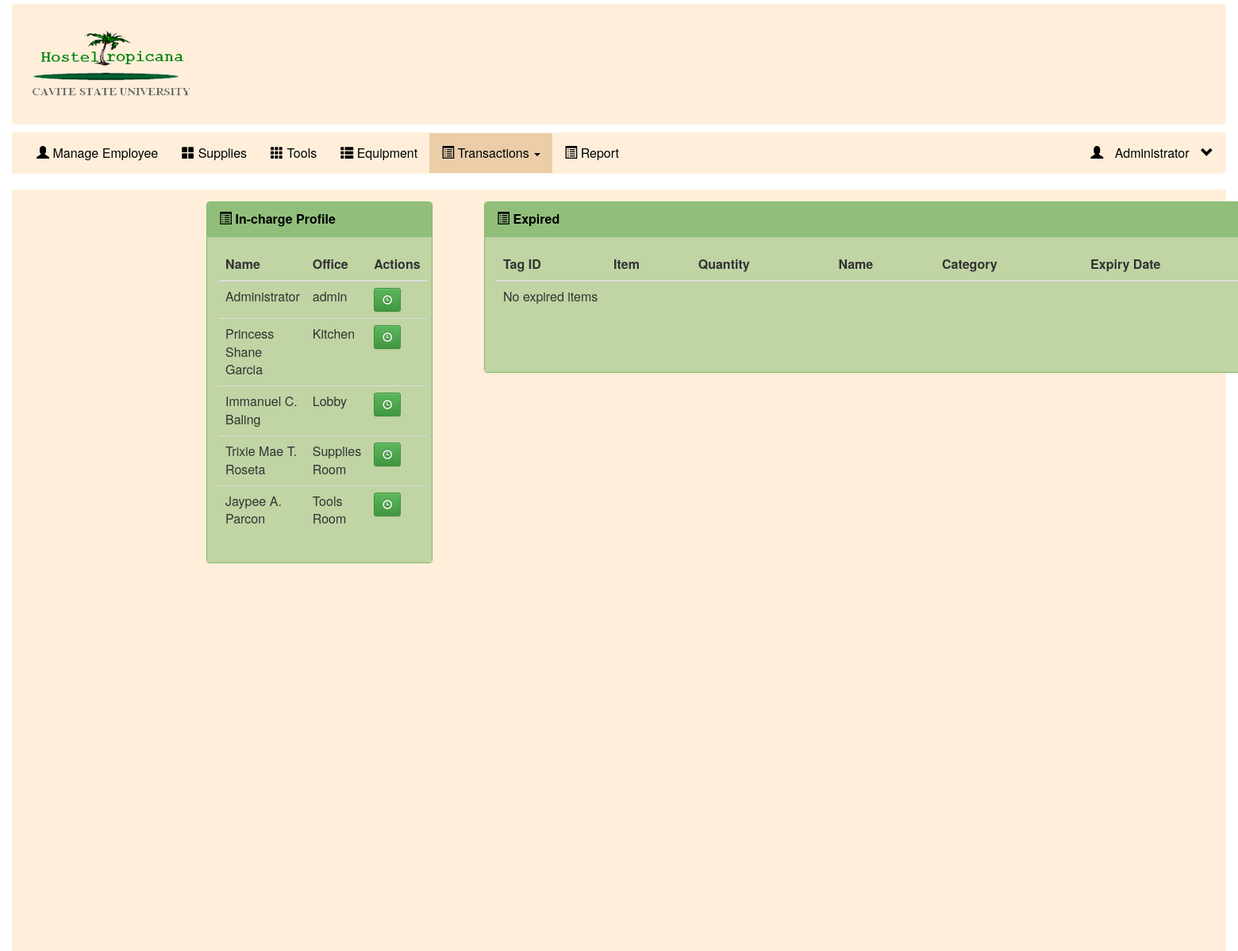
Before: /admin/expired.php (signed in) with the older database file.
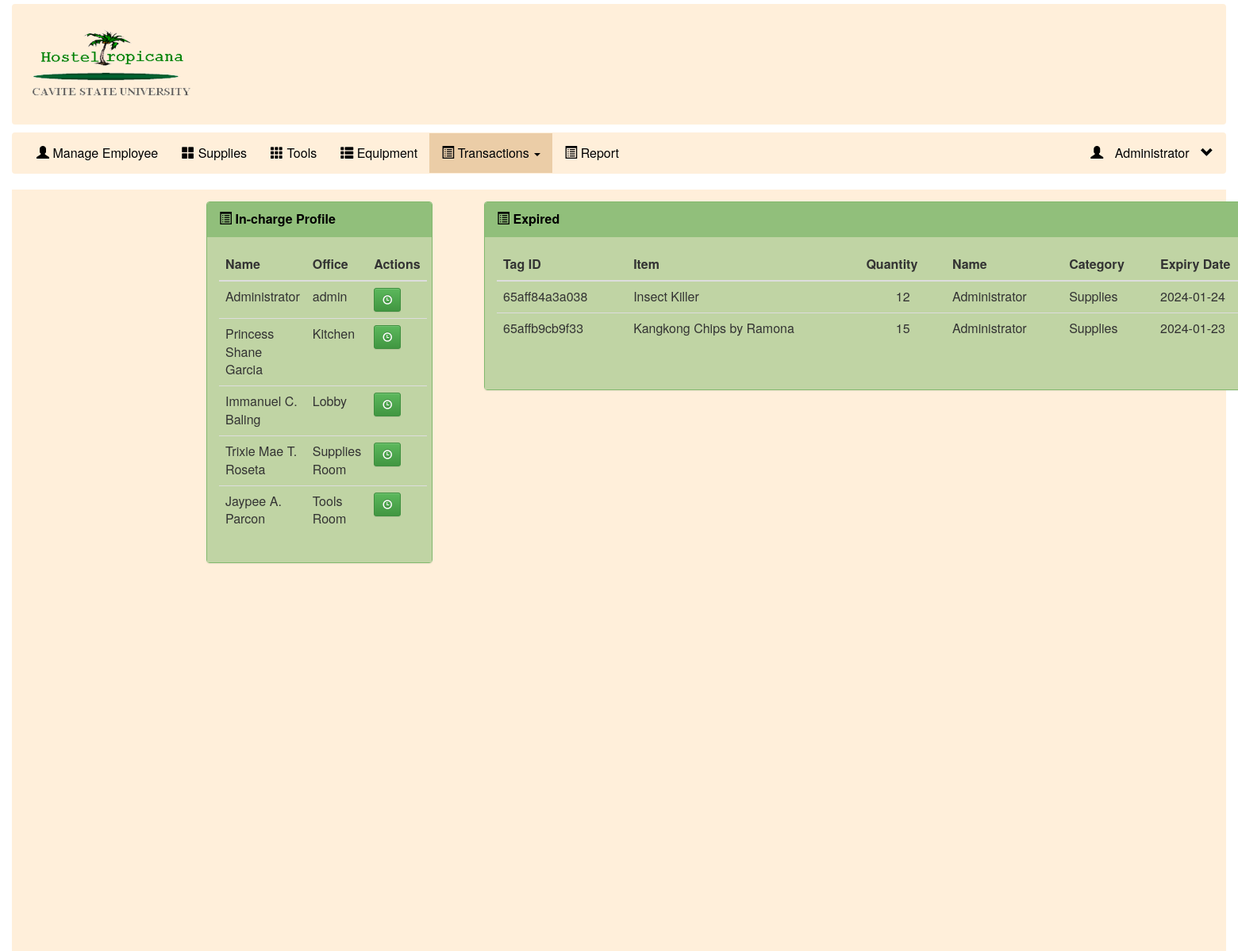
After: the same page with the newer database file.
### tables this page shows
CREATE TABLE `tbl_employee` (
  `emp_id` int(11) NOT NULL,
  `pos_id` int(11) DEFAULT 1,
  `off_id` int(11) DEFAULT 1,
  `emp_un` varchar(100) DEFAULT NULL,
  `emp_pass` varchar(40) DEFAULT NULL,
  `type_id` int(11) DEFAULT 2,
  `accountname` varchar(255) DEFAULT NULL,
  `office` varchar(255) DEFAULT NULL,
  `position` varchar(255) DEFAULT NULL,
  `email` varchar(255) DEFAULT NULL
);

CREATE TABLE `borrower_history` (
  `id` int(11) NOT NULL,
  `item` varchar(255) NOT NULL,
  `name` varchar(255) DEFAULT NULL,
  `date_borrowed` date DEFAULT NULL,
  `contactno` varchar(255) DEFAULT NULL,
  `whereplace` text DEFAULT NULL,
  `returndate` date DEFAULT NULL,
  `quantity` int(255) NOT NULL,
  `category` varchar(255) NOT NULL,
  `tagid` varchar(255) NOT NULL,
  `room` varchar(255) NOT NULL,
  `status` varchar(255) DEFAULT NULL,
  `item_created` date NOT NULL DEFAULT current_timestamp(),
  `expiry` date DEFAULT NULL,
  `unit` text DEFAULT NULL,
  `conditions` text DEFAULT NULL
);

### admin/admin_borrowmenu.php (the view, shortened to what the changed rows need)
<div id="left_content" style="float: left; width: 285px; margin-left: 230px;">
            <div class="panel panel-border">
               <div class="panel-body">
                <table class="table" id="dataTable">
                    <thead>
                        <tr>
                            <th>Name</th>
                            <th>Office</th>
                            <th>Actions</th>
                        </tr>
                    </thead>
                    <tbody>
                    <?php
                    $con = new Connection();
                    $pdo = $con->getPDO();
                    $sql = "SELECT emp_id, accountname, office FROM tbl_employee GROUP BY emp_id";
                    $result = $pdo->query($sql);
                    if ($result) {
                        $rows = $result->fetchAll(PDO::FETCH_ASSOC);
                        if ($rows) {
                            foreach ($rows as $row) {
                                ?>
                                <tr>
                                    <td><?php echo $row["accountname"]; ?></td>
                                    <td><?php echo $row["office"]; ?></td>
                                    <td>
                                        <a  href="user_borrow_history.php?accountname=<?php echo $row['accountname']; ?>" class="btn btn-success btn-sm" title="View Transactions"><span class="glyphicon glyphicon-time"></span></a>
                                    </td>
                                </tr>
                           <div id="modal-delete-<?php echo $row['emp_id']; ?>" class="modal fade" role="dialog">
                              <div class="modal-dialog">
                            <?php
                            }
                        } else {
                            echo "<tr><td colspan='3'>0 results</td></tr>";
                        }
                    } else {
                        echo "Error executing the query: " . $con->datab->errorInfo()[2];
                    }
                    ?>
           </div>
       </div>
   </tbody>
</table>

### admin/expired.php (shortened to what the changed rows need)
<?php
   include_once('../include/header.php');
   include_once('../include/banner.php');
   ?>
<div class="container-fluid navbar-navs" style="margin-top: 10px; padding:15px; height: 120vh; ">
      <?php require_once('../admin/admin_borrowmenu.php'); ?>
            </div>
        </div>
    </div>
            <div class="panel panel-border" style="width:1000px; margin-left: 580px;" style="float: right; height:10px;">
               <div class="panel-body" >
                <table class="table" id="dataTable" >
                    <thead>
                        <tr >
                        <th>Tag ID</th>
                        <th>Item</th>
                        <th>Quantity</th>
                        <th>Name</th>
                        <th>Category</th>
                        <th>Expiry Date</th>
                        </tr>
                    </thead>
                    <tbody>
<?php
$con = new Connection();
$pdo = $con->getPDO();
$sql = "SELECT * FROM borrower_history WHERE STR_TO_DATE(expiry, '%Y-%m-%d') <= CURDATE() GROUP BY id";
$result = $pdo->query($sql);
if ($result) {
    $rows = $result->fetchAll(PDO::FETCH_ASSOC);
    if ($rows) {
        foreach ($rows as $row) {
            ?>
            <tr>
                <td><?php echo $row["tagid"]; ?></td>
                <td><?php echo $row["item"]; ?></td>
                <td style="text-align: center;"><?php echo $row["quantity"]; ?></td>
                <td><?php echo $row["name"]; ?></td>
                <td><?php echo $row["category"]; ?></td>
                <td><?php echo $row["expiry"]; ?></td>
            </tr>
            <?php
        }
    } else {
        echo "<tr><td colspan='3'>No expired items</td></tr>";
    }
} else {
    echo "Error executing the query: " . $con->datab->errorInfo()[2];
}
?>
                    </tbody>
                </table>
                  <br />
       </div>
   </div>
</div>
</div>
</body>
</html>

Changed rows visible on the page:
added borrower_history: tagid "65aff84a3a038", item "Insect Killer", quantity "12", name "Administrator", category "Supplies", expiry "2024-01-24"
added borrower_history: tagid "65affb9cb9f33", item "Kangkong Chips by Ramona", quantity "15", name "Administrator", category "Supplies", expiry "2024-01-23"
Other visible differences:
text no longer shown: "No expired items"
